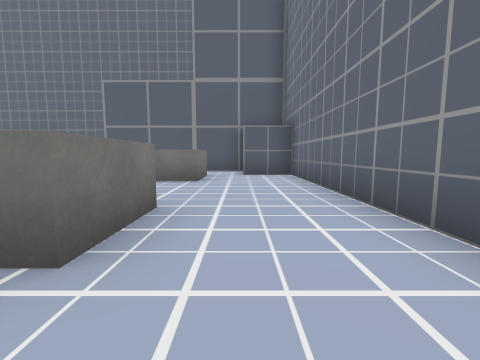
view 1 (above)

15 first-person views from a walk through a 3-D level made in the Unity game engine. The camera is 1.2 m above the floor, tilts 6° down and sees 90° across. The floor is counted in squares, 2 m on a side. Each view is taken from the middle of a square. On the plan, view 1 faces up. The plan holds only what a view shows up to about 9 squares ahead; the rest is blank. The player is left out. Some surface patterns are stand-ins.

view 2
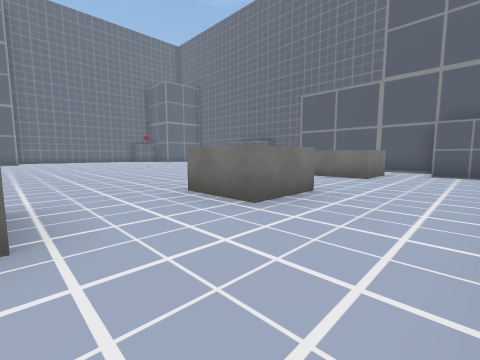

view 3
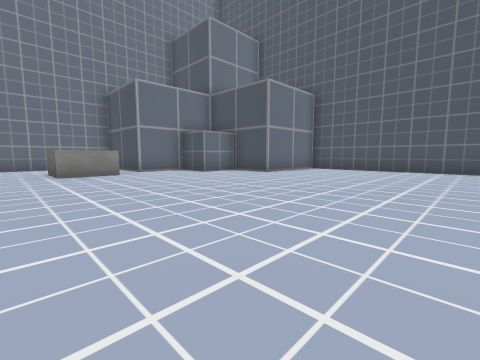

view 4
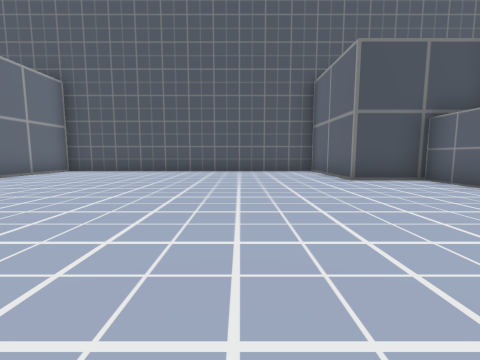

view 5
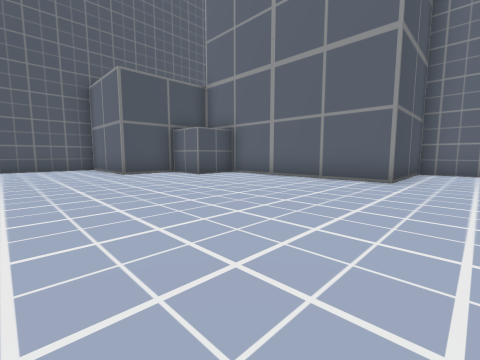

view 6
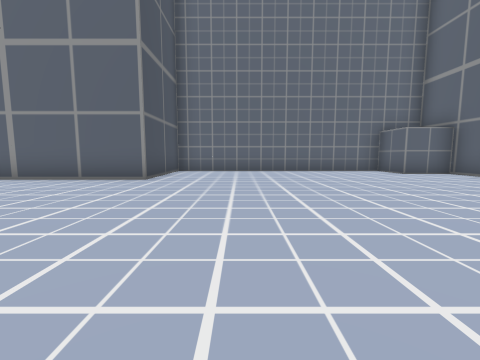

view 7
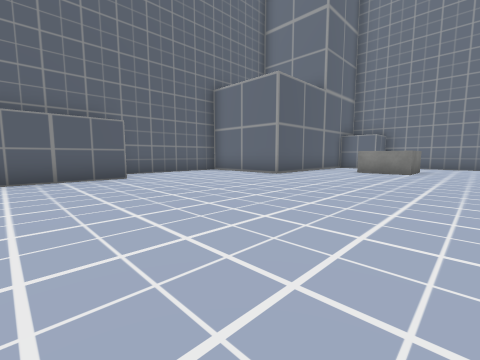

view 8
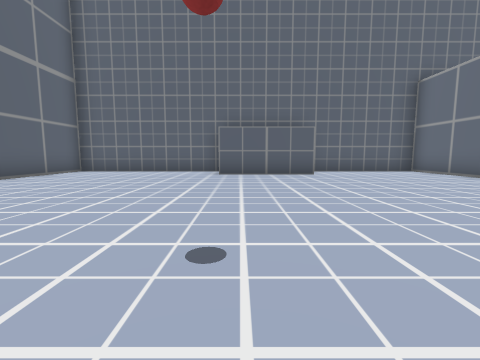

view 9
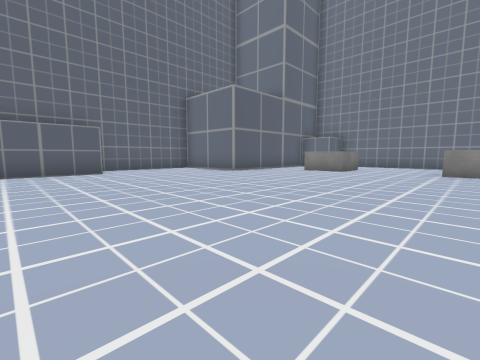

view 10
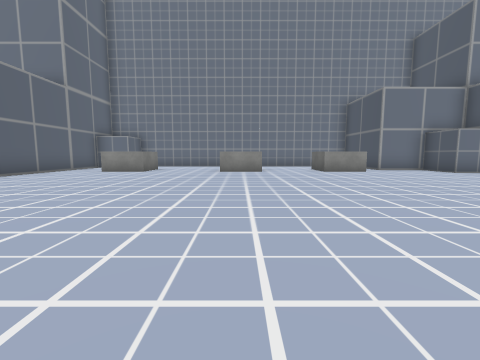

view 11
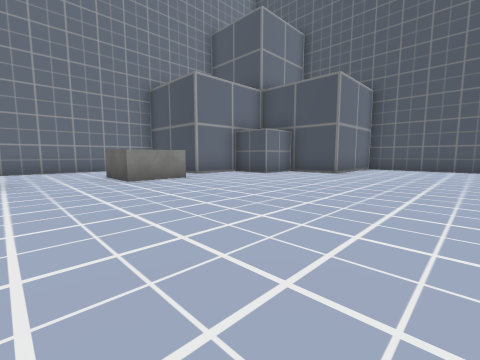

view 12
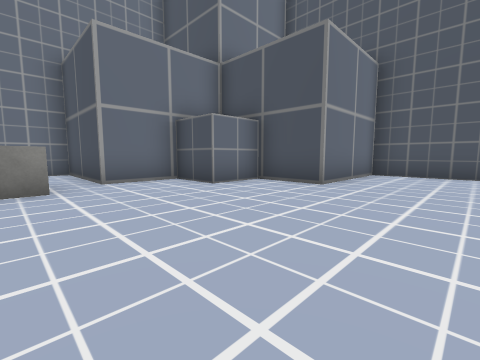

view 13
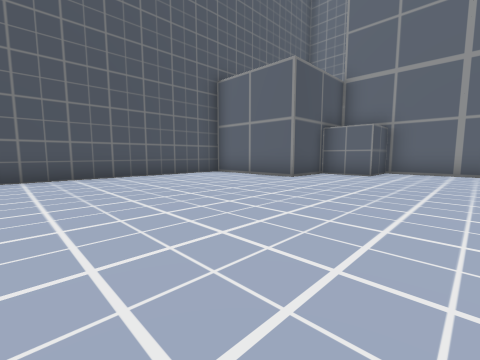

view 14
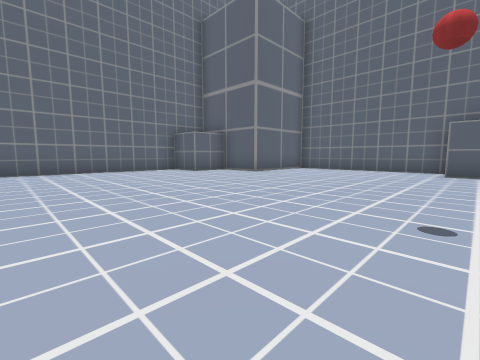

view 15
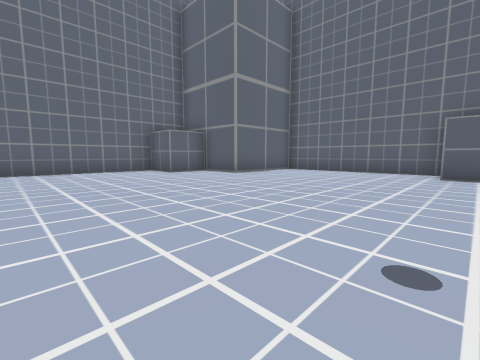

### Floor plan
Points are (right, up) in squares from view 1. A wall is a line through its corners. A room is listed if a view was taken in it or the views show most of it. See-through windows are left out.
Room 1 (views 1, 2, 3, 4, 5, 6, 7, 8, 9, 10, 11, 12, 13, 14, 15)
walls: (-8.6, 10.3) (-11.8, 10.3); (-11.6, 11.7) (-16.8, 11.7) (-16.8, 8.6) (-18.5, 8.6) (-18.5, 7.1) (-19.9, 7.1) (-19.9, -0.3) (-16.8, -0.3) (-16.8, -5.2) (-15.3, -5.2) (-15.3, -6.6) (-13.6, -6.6) (-13.6, -9.8) (-4.8, -9.8) (-4.8, -6.6) (-3.1, -6.6) (-3.1, -5.2) (-1.6, -5.2) (-1.6, -3.4) (1.6, -3.4) (1.6, 7.1) (0, 7.1); (0.1, 8.6) (-4.8, 8.6) (-4.8, 11.7) (-8.4, 11.7)
objects: other object (-2, -2) to (-1, -1); other object (-2, 2) to (-1, 2); other object (-2, 6) to (-1, 7)

Positions as (right, up) in squares from view 1, and headings:
1: (0, 0), facing up
2: (1, -1), facing up-left
3: (-10, 0), facing down-right
4: (-11, -1), facing down
5: (-11, 1), facing down-left
6: (-11, 2), facing left
7: (-11, 4), facing up-right
8: (-11, 3), facing up
9: (-11, 2), facing up-right
10: (-11, 2), facing right
11: (-8, 1), facing down-right
12: (-7, -2), facing down-right
13: (-8, -3), facing down-left
14: (-11, 2), facing up-left
15: (-11, 3), facing up-left
